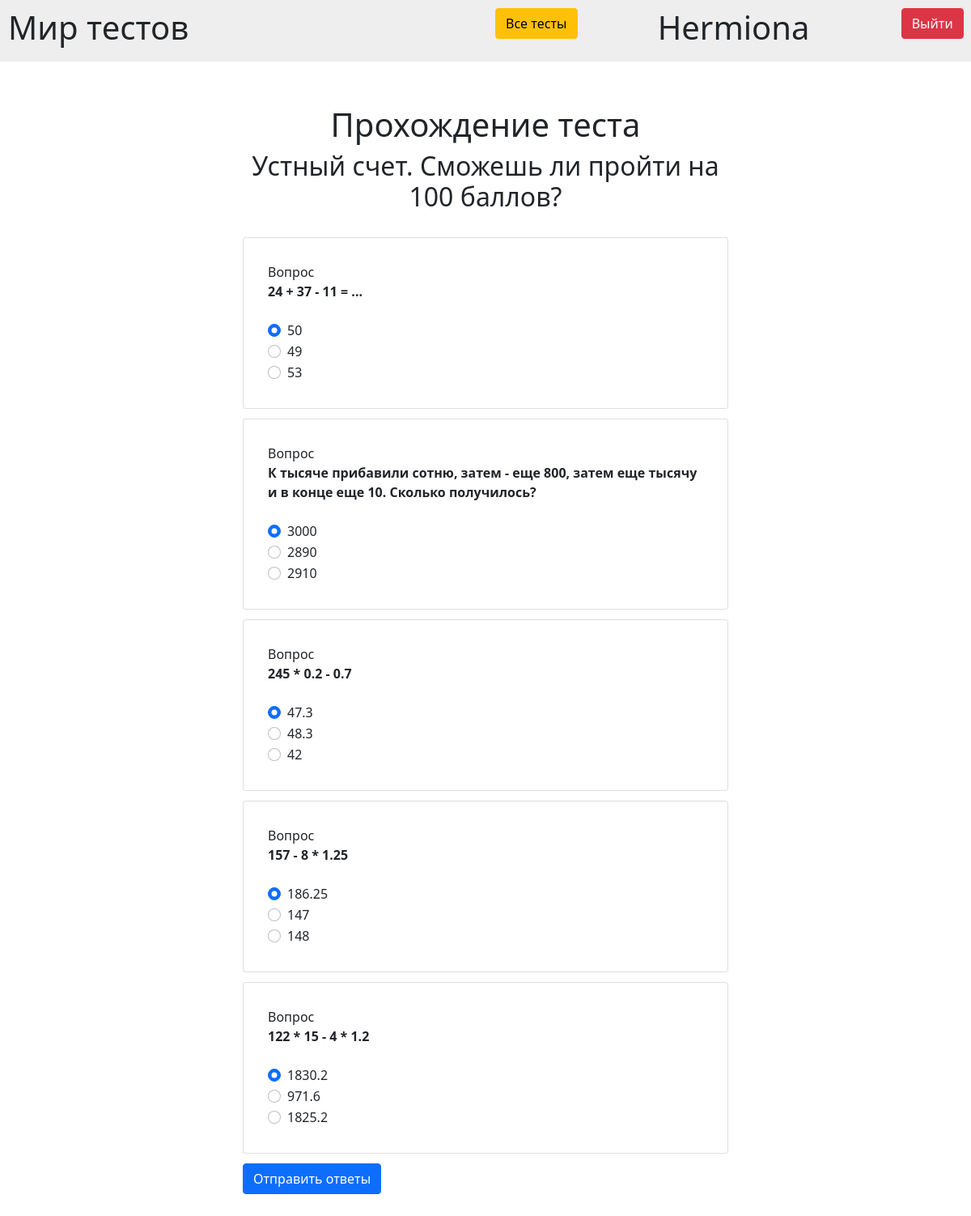
Page /dotest/3 (signed in) on the committed database.
### data/users.py (models this page shows)
class User(Base):
    __tablename__ = 'users'
    id = sqlalchemy.Column(sqlalchemy.Integer, primary_key=True, autoincrement=True)
    login = sqlalchemy.Column(sqlalchemy.String, unique=True, nullable=False)
    password = sqlalchemy.Column(sqlalchemy.String, unique=True, nullable=False)
    completed_tests = orm.relationship("Result", secondary="Results_of_CompletedTests", backref="users")
    offered_tests = orm.relationship("Test", secondary="OfferedTests", backref="users")

### data/tests.py (models this page shows, shortened)
class Test(Base):
    __tablename__ = 'tests'
    id = sqlalchemy.Column(sqlalchemy.Integer, primary_key=True, autoincrement=True)
    name = sqlalchemy.Column(sqlalchemy.String, unique=False, nullable=False)
    author = sqlalchemy.Column(sqlalchemy.Integer, sqlalchemy.ForeignKey('users.id'))
    content = sqlalchemy.Column(sqlalchemy.String)
    categories = orm.relationship("Category", secondary="Categories_to_Tests", backref="tests")
    with_points = sqlalchemy.Column(sqlalchemy.Boolean, default=0)
    results = sqlalchemy.Column(sqlalchemy.String)
    approved = sqlalchemy.Column(sqlalchemy.Boolean, default=1)
    def to_json(self, test):
        return {'id': test.id, 'name': test.name, 'author': test.author, 'questions': json.loads(test.content),
                'with_points': test.with_points, 'results': test.results, 'approved': test.approved,
                'categories': ', '.join([cat.name for cat in test.categories])}

### data/application_tests.py (the view)
@bp.route("/dotest/<test_id>", methods=['GET', 'POST'])
@login_required
def do_test(test_id):
    if request.method == "POST":
        answers = [str(request.form[ix]).split("||")[1] for ix in request.form]
        result_of_user = checking_results(DataBase().get_test_by_id(id=test_id), answers)
        res_id = DataBase().add_result(test_id, g.user.id, result_of_user)
        return redirect(f"/resulttest/{res_id}")
    return render_template("do_test.html", test=DataBase().get_test_by_id(id=test_id),
                           title="Прохождение теста")

### data/application_user.py (called while the page is built)
def login_required(view):
    @functools.wraps(view)
    def wrapped_view(**kwargs):
        if g.user is None:
            return redirect("/")
        return view(**kwargs)
    return wrapped_view

@bp.before_app_request
def load_logged_in_user():
    user_id = session.get("user_id")
    if user_id is None:
        g.user = None
    else:
        g.user = User.query.filter(User.id == user_id).first()

### database.py (called while the page is built)
    @staticmethod
    def get_test_by_id(id):
        test = Test.query.filter(Test.id == id).first()
        return Test().to_json(test)

### data/templates/do_test.html
{% extends "base.html" %}
{% block content %}
  <div class="text-center" style="padding: 5% 0 0 0">
    <h1>Прохождение теста</h1>
    <h2>{{ test.name }}</h2>
  </div>
  <div style="margin: 5% 0">
  <form class="tasks" method="post">
      {% for question in test['questions'] %}
      <div class="card" style="padding: 5%; margin: 2% 0 0 0">
          Вопрос<br><b>{{ question.question }}</b><br>
          {% for answer in question['answers'] %}
          <div class="form-check">
              <input class="form-check-input" type="radio" name="{{ question['number'] }}"
                     id="{{ question['number'] }}.{{ answer }}"
                     value="{{ question['number'] }}||{{ answer }}"
                     {% if loop.first %} checked {% endif %}>
              <label class="form-check-label" for="{{ question['number'] }}.{{ answer }}">
              {{ answer }}
              </label>
          </div>
          {% endfor %}
      </div>
      {% endfor %}
      <button type="submit" class="btn btn-primary" style="margin: 2% 0 0 0">Отправить ответы</button>
  </form>
  </div>
{% endblock %}

### data/templates/base.html (shortened to what this page needs)
<!DOCTYPE html>
<html lang="en">
<head>
    <link rel="stylesheet"
      href="https://cdn.jsdelivr.net/npm/bootstrap@5.0.0-beta1/dist/css/bootstrap.min.css"
>
</head>
<body>
    <div class="row" style="background: #EEEEEE; padding: 10px;">
        <div class="col-md-6">
            <h1>Мир тестов</h1>
        </div >
        {% if g.user %}
            <div class="col-md-2"><a class="btn btn-warning" href="{{ url_for('tests.all_tests') }}">Все тесты</a></div>
            <div class="col-md-3"><a href="{{ url_for('tests.user_page') }}" class="text-decoration-none text-reset"><h1>
                {{ g.user.login }}</h1></a></div>
            <div class="col-md-1 text-end"><a class="btn btn-danger" href="{{ url_for('user.logout') }}">Выйти</a></div>
        {% else %}
            <div class="col-md-6 text-end"><a class="btn btn-success" href="{{ url_for('user.login') }}">Войти</a></div>
        {% endif %}
    </div>
    <div style="margin: 2% 25%;">
    {% block content %}{% endblock %}
    </div>
</body>
</html>

### rows in the picture
User: user.login "Hermiona"
Test: name "Устный счет. Сможешь ли пройти на 100 баллов?"

### other values in the picture
{{ question.question }} "24 + 37 - 11 = ..." "К тысяче прибавили сотню, затем - еще 800, затем еще тысячу и в конце еще 10. Сколько получилось?" "245 * 0.2 - 0.7" "157 - 8 * 1.25" "122 * 15 - 4 * 1.2"
{{ answer }} "50" "49" "53" "3000" "2890" "2910" "47.3" "48.3" "42" "186.25" "147" "148" "1830.2" "971.6" "1825.2"
